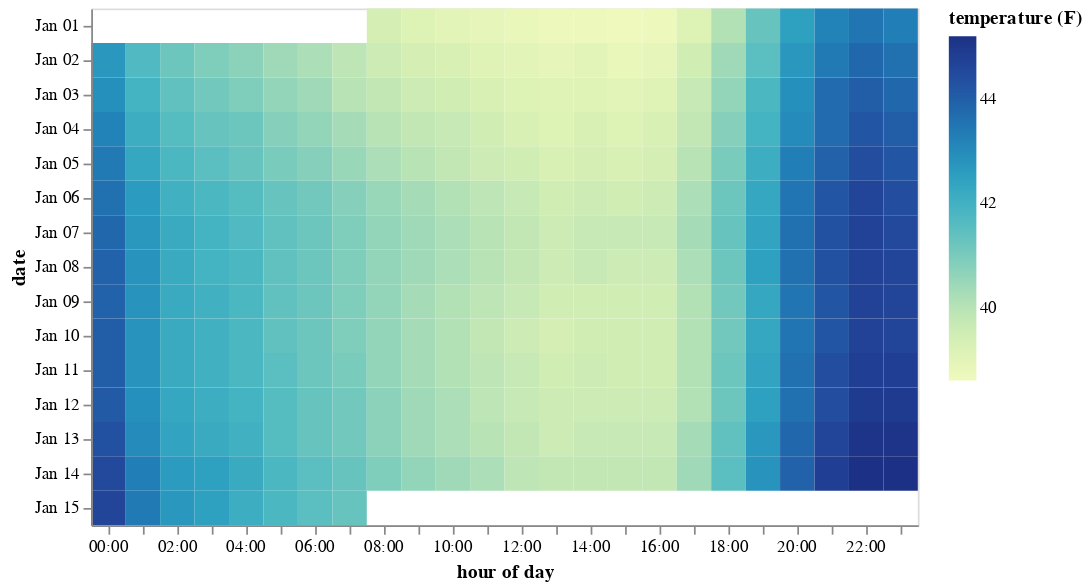

Here is the notebook cell this chart was saved with:
### Code cell
alt.Chart(temps).mark_rect().encode(
    alt.X('hoursminutes(date_pacific):O', title='hour of day'),
    alt.Y('monthdate(date_pacific):O', title='date'),
    alt.Color('temp:Q', title='temperature (F)')
)

### Figure 1 — Vega-Lite specification as saved in the notebook (floating-point values rounded to 4 significant figures; data arrays with more than 128 entries replaced by an {"elided": "..."} marker saying what was removed)
{"config": {"view": {"continuousWidth": 400, "continuousHeight": 300}}, "data": {"name": "data-668e04a9c6a8bad9e43fe553c20daca5"}, "mark": "rect", "encoding": {"color": {"type": "quantitative", "field": "temp", "title": "temperature (F)"}, "x": {"type": "ordinal", "field": "date_pacific", "timeUnit": "hoursminutes", "title": "hour of day"}, "y": {"type": "ordinal", "field": "date_pacific", "timeUnit": "monthdate", "title": "date"}}, "$schema": "https://vega.github.io/schema/vega-lite/v4.8.1.json", "datasets": {"data-668e04a9c6a8bad9e43fe553c20daca5": {"elided": "336 records"}}}
